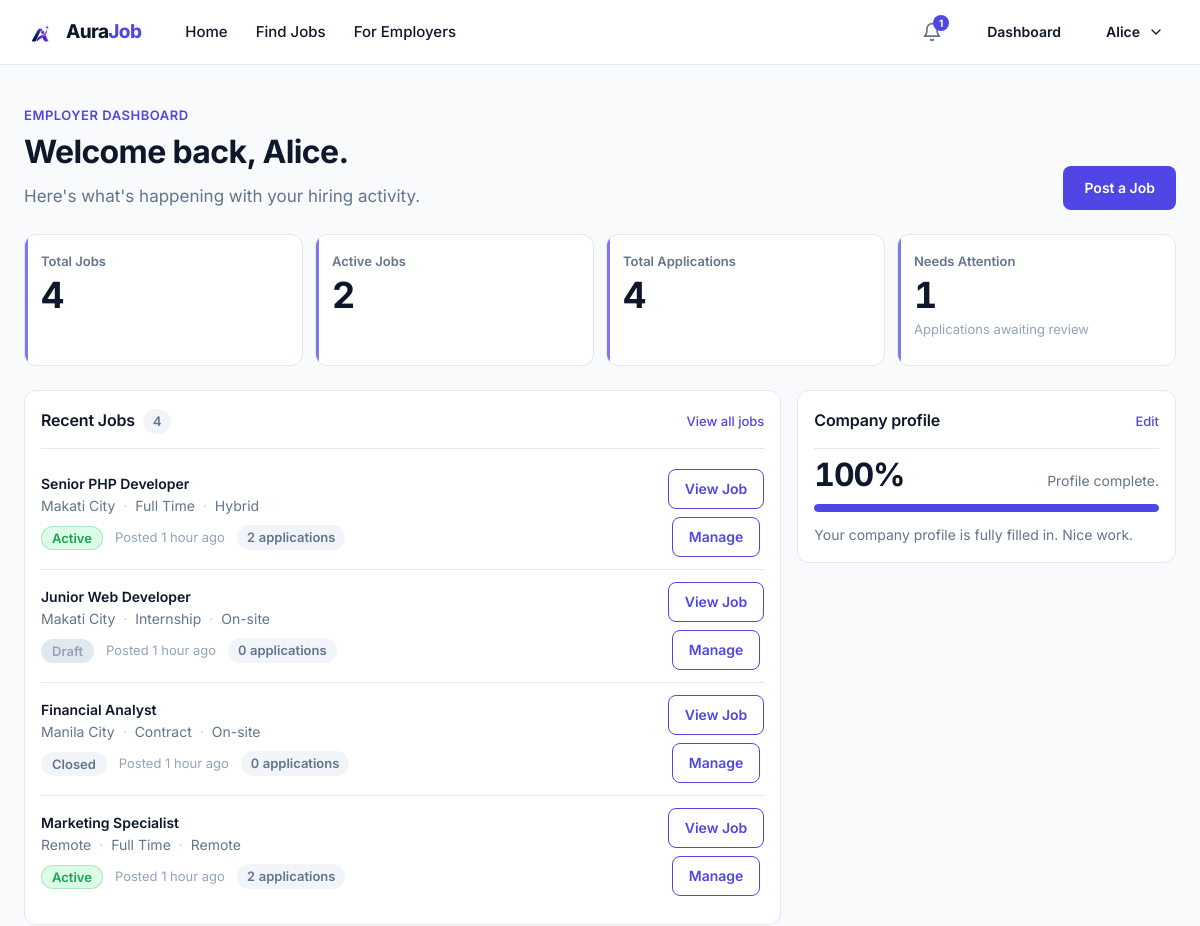
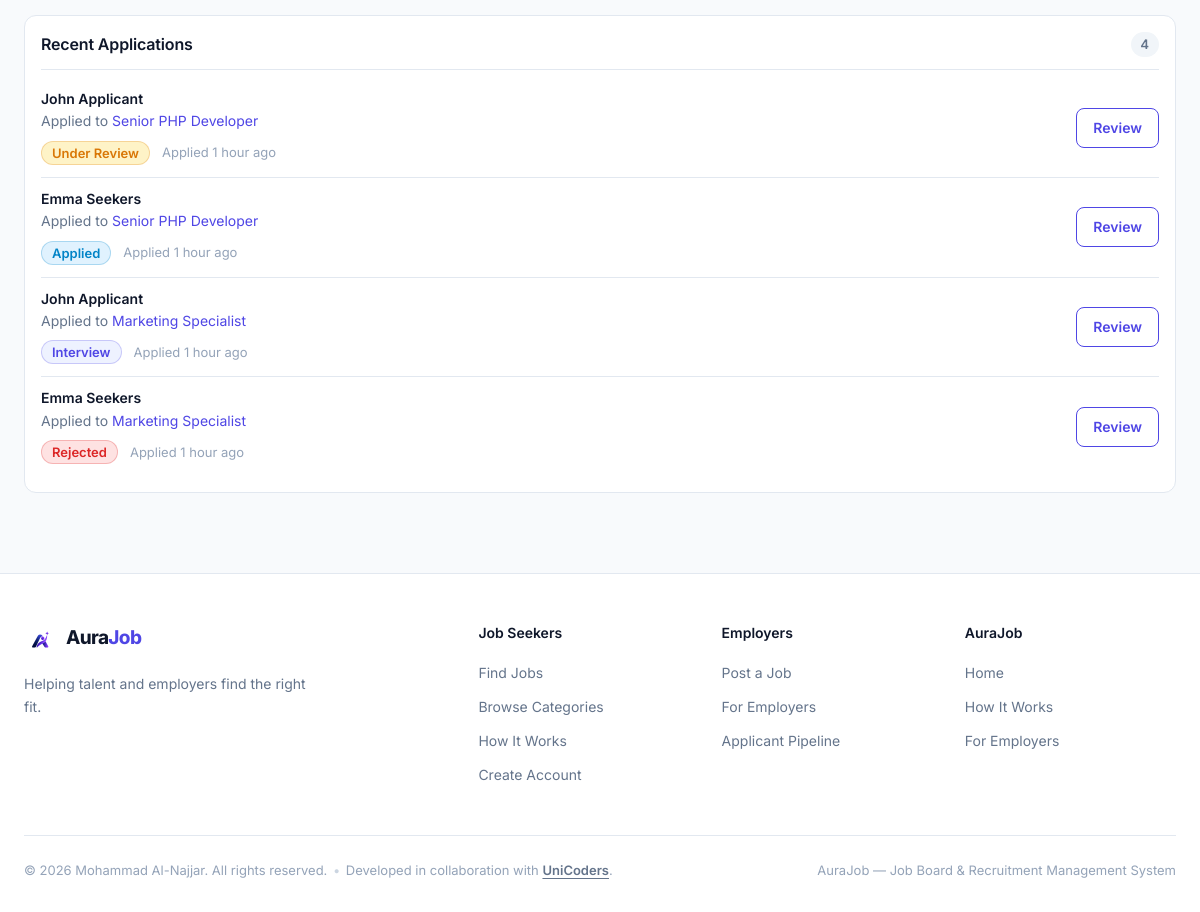
Screenshot of /employer/dashboard.php (signed in) with the database file from the repository (2 pictures, top to bottom).
### tables this page shows
CREATE TABLE jobs (
    id                    INT UNSIGNED  NOT NULL AUTO_INCREMENT,
    company_id            INT UNSIGNED  NOT NULL,
    employer_id           INT UNSIGNED  NOT NULL,
    category_id           INT UNSIGNED  NOT NULL,
    title                 VARCHAR(150)  NOT NULL,
    description           TEXT          NOT NULL,
    requirements          TEXT          NULL,
    location              VARCHAR(150)  NOT NULL,
    salary_min            DECIMAL(12,2) NULL,
    salary_max            DECIMAL(12,2) NULL,
    employment_type       ENUM('full_time','part_time','contract','internship','freelance') NOT NULL,
    work_mode             ENUM('onsite','remote','hybrid') NOT NULL DEFAULT 'onsite',
    experience_level      ENUM('entry','junior','mid','senior','lead') NOT NULL DEFAULT 'entry',
    application_deadline  DATE          NULL,
    status                ENUM('active','closed','draft') NOT NULL DEFAULT 'active',
    created_at            TIMESTAMP     NOT NULL DEFAULT CURRENT_TIMESTAMP,
    updated_at            TIMESTAMP     NOT NULL DEFAULT CURRENT_TIMESTAMP ON UPDATE CURRENT_TIMESTAMP,
    PRIMARY KEY (id),
    KEY idx_jobs_status (status),
    KEY idx_jobs_category (category_id),
    KEY idx_jobs_location (location),
    KEY idx_jobs_company (company_id),
    KEY idx_jobs_employer (employer_id),
    KEY idx_jobs_created (created_at),
    CONSTRAINT fk_jobs_company
        FOREIGN KEY (company_id) REFERENCES companies (id)
        ON DELETE CASCADE,
    CONSTRAINT fk_jobs_employer
        FOREIGN KEY (employer_id) REFERENCES users (id)
        ON DELETE CASCADE,
    CONSTRAINT fk_jobs_category
        FOREIGN KEY (category_id) REFERENCES categories (id)
        ON DELETE RESTRICT
);

CREATE TABLE applications (
    id           INT UNSIGNED  NOT NULL AUTO_INCREMENT,
    applicant_id INT UNSIGNED  NOT NULL,
    job_id       INT UNSIGNED  NOT NULL,
    status       ENUM('applied','under_review','interview','accepted','rejected') NOT NULL DEFAULT 'applied',
    cover_letter TEXT          NULL,
    applied_at   TIMESTAMP     NOT NULL DEFAULT CURRENT_TIMESTAMP,
    updated_at   TIMESTAMP     NOT NULL DEFAULT CURRENT_TIMESTAMP ON UPDATE CURRENT_TIMESTAMP,
    PRIMARY KEY (id),
    UNIQUE KEY uq_applications_applicant_job (applicant_id, job_id),
    KEY idx_applications_applicant (applicant_id),
    KEY idx_applications_job (job_id),
    KEY idx_applications_status (status),
    CONSTRAINT fk_applications_applicant
        FOREIGN KEY (applicant_id) REFERENCES users (id)
        ON DELETE CASCADE,
    CONSTRAINT fk_applications_job
        FOREIGN KEY (job_id) REFERENCES jobs (id)
        ON DELETE CASCADE
);

CREATE TABLE users (
    id             INT UNSIGNED     NOT NULL AUTO_INCREMENT,
    name           VARCHAR(100)     NOT NULL,
    email          VARCHAR(190)     NOT NULL,
    password_hash  VARCHAR(255)     NOT NULL,
    role           ENUM('applicant','employer') NOT NULL DEFAULT 'applicant',
    status         ENUM('active','inactive','banned') NOT NULL DEFAULT 'active',
    created_at     TIMESTAMP        NOT NULL DEFAULT CURRENT_TIMESTAMP,
    updated_at     TIMESTAMP        NOT NULL DEFAULT CURRENT_TIMESTAMP ON UPDATE CURRENT_TIMESTAMP,
    PRIMARY KEY (id),
    UNIQUE KEY uq_users_email (email)
);

### public/employer/dashboard.php (the view, shortened to what the rows shown need)
<?php
require dirname(__DIR__, 2) . '/app/Core/auth.php';
require dirname(__DIR__, 2) . '/app/Support/html.php';
$user = hirepeak_require_role('employer');
$uid = (int) $user['id'];
$firstName = trim((string) ($user['name'] ?? ''));
$firstName = $firstName !== '' ? explode(' ', $firstName)[0] : '';
$recentJobs = [];
$recentApplications = [];
$loadError = null;
$hasJobs = false;
try {
    $db = hirepeak_db();
    $stmt = $db->prepare(
        'SELECT j.id, j.title, j.status, j.location, j.employment_type,
                j.work_mode, j.created_at,
                COUNT(a.id) AS applications
         FROM jobs j
         LEFT JOIN applications a ON a.job_id = j.id
         WHERE j.employer_id = ?
         GROUP BY j.id, j.title, j.status, j.location, j.employment_type,
                  j.work_mode, j.created_at
         ORDER BY j.created_at DESC
         LIMIT 5'
    );
    $stmt->bind_param('i', $uid);
    $stmt->execute();
    $recentJobs = $stmt->get_result()->fetch_all(MYSQLI_ASSOC);
    $hasJobs = $recentJobs !== [];
    $stmt = $db->prepare(
        'SELECT a.id AS application_id, a.status, a.applied_at,
                u.name AS applicant_name,
                j.id AS job_id, j.title AS job_title
         FROM applications a
         INNER JOIN jobs j ON j.id = a.job_id
         INNER JOIN users u ON u.id = a.applicant_id
         WHERE j.employer_id = ?
         ORDER BY a.applied_at DESC
         LIMIT 5'
    );
    $stmt->bind_param('i', $uid);
    $stmt->execute();
    $recentApplications = $stmt->get_result()->fetch_all(MYSQLI_ASSOC);
} catch (Throwable $e) {
    error_log('[hirepeak] employer dashboard load failed: ' . $e->getMessage());
    $loadError = true;
}
?>
<!DOCTYPE html>
<html lang="en">
<head>
  <link rel="stylesheet" href="/assets/css/style.css">
</head>
<body>
  <?php require dirname(__DIR__, 2) . '/app/Views/header.php'; ?>
  <main id="main" class="dash-main employer-dashboard">
    <div class="container">
      <?php if ($loadError): ?>
        <section class="dash-alert" role="alert" aria-labelledby="dash-error-title">
          <h1 id="dash-error-title">Something went wrong on our side.</h1>
          <p>We couldn't load your dashboard right now. Please try again in a moment.</p>
          <a class="btn btn--primary" href="<?php echo hirepeak_url('employer/dashboard.php'); ?>">Try again</a>
        </section>
      <?php else: ?>
        <header class="dash-head">
          <div>
            <h1 class="dash-title">Welcome back, <?php echo hirepeak_esc($firstName); ?>.</h1>
          </div>
        </header>
        <div class="dash-grid">
          <section class="dash-panel" aria-labelledby="jobs-title">
            <div class="panel-head">
              <div class="panel-head__title-group">
                <h2 class="panel-head__title" id="jobs-title">Recent Jobs</h2>
              </div>
            </div>
            <?php if (!$hasJobs): ?>
              <div class="empty-state">
                <div class="empty-state__icon" aria-hidden="true">
                  <svg width="32" height="32" viewBox="0 0 24 24" fill="none" stroke="currentColor" stroke-width="1.75" stroke-linecap="round" stroke-linejoin="round">
                    <rect x="3" y="7" width="18" height="14" rx="2"/>
                    <path d="M8 7V5a2 2 0 0 1 2-2h4a2 2 0 0 1 2 2v2"/>
                    <path d="M3 12h18"/>
                  </svg>
                </div>
                <h3 class="empty-state__title">No jobs posted yet.</h3>
                <p class="empty-state__text">Here's how to start hiring on AuraJob:</p>
                <ol class="empty-steps">
                  <li>
                    <?php if ($company === null): ?>
                      <a href="<?php echo hirepeak_url('employer/company-profile.php'); ?>">Complete your company profile</a> to get started.
                    <?php else: ?>
                      Your company profile is set up.
                    <?php endif; ?>
                  </li>
                  <li>Post your first job and put it in front of candidates.</li>
                  <li>Review applicants — they'll appear here once your jobs go live.</li>
                </ol>
                <?php if ($company === null): ?>
                  <a class="btn btn--primary" href="<?php echo hirepeak_url('employer/company-profile.php'); ?>">Complete Company Profile</a>
                <?php endif; ?>
              </div>
            <?php else: ?>
              <ul class="app-list">
                <?php foreach ($recentJobs as $job): ?>
                  <li class="app-row">
                    <div class="app-row__main">
                      <h3 class="app-row__title">
                        <a href="<?php echo hirepeak_url('job-details.php?id=' . (int) $job['id']); ?>"><?php echo hirepeak_esc((string) $job['title']); ?></a>
                      </h3>
                      <p class="app-row__company">
                        <?php echo hirepeak_esc((string) $job['location']); ?>
                        <span class="job-card__dot" aria-hidden="true">&middot;</span>
                        <?php echo hirepeak_esc(hirepeak_employment_type_label((string) $job['employment_type'])); ?>
                        <span class="job-card__dot" aria-hidden="true">&middot;</span>
                        <?php echo hirepeak_esc(hirepeak_work_mode_label((string) $job['work_mode'])); ?>
                      </p>
                      <p class="app-row__meta">
                        <?php echo hirepeak_job_status_badge((string) $job['status']); ?>
                        <span class="app-row__date">Posted <?php echo hirepeak_esc(hirepeak_relative_time((string) $job['created_at'])); ?></span>
                        <span class="app-row__count"><?php echo (int) $job['applications'] === 1 ? '1 application' : (int) $job['applications'] . ' applications'; ?></span>
                      </p>
                    </div>
                    <div class="app-row__actions">
                      <a class="btn btn--outline btn--sm app-row__action" href="<?php echo hirepeak_url('job-details.php?id=' . (int) $job['id']); ?>">View Job</a>
                      <a class="btn btn--outline btn--sm app-row__action" href="<?php echo hirepeak_url('employer/edit-job.php?id=' . (int) $job['id']); ?>">Manage</a>
                    </div>
                  </li>
                <?php endforeach; ?>
              </ul>
            <?php endif; ?>
          </section>
          <aside class="dash-panel" aria-labelledby="company-title">
            <div class="panel-head">
              <h2 class="panel-head__title" id="company-title">Company profile</h2>
            </div>
          </aside>
        </div>
        <section class="dash-panel dash-panel--full" aria-labelledby="applications-title">
          <div class="panel-head">
            <h2 class="panel-head__title" id="applications-title">Recent Applications</h2>
          </div>
          <?php if ($recentApplications === []): ?>
            <div class="empty-state">
              <div class="empty-state__icon" aria-hidden="true">
                <svg width="32" height="32" viewBox="0 0 24 24" fill="none" stroke="currentColor" stroke-width="1.75" stroke-linecap="round" stroke-linejoin="round">
                  <rect x="3" y="4" width="18" height="16" rx="2"/>
                  <path d="M3 9h18"/>
                  <path d="m9 17 2 2 4-4"/>
                </svg>
              </div>
              <h3 class="empty-state__title">No applications yet.</h3>
              <p class="empty-state__text">When candidates apply to your jobs, they'll show up here for review.</p>
            </div>
          <?php else: ?>
            <ul class="app-list">
              <?php foreach ($recentApplications as $app): ?>
                <li class="app-row">
                  <div class="app-row__main">
                    <h3 class="app-row__title"><?php echo hirepeak_esc((string) $app['applicant_name']); ?></h3>
                    <p class="app-row__company">
                      Applied to <a class="job-inline-link" href="<?php echo hirepeak_url('job-details.php?id=' . (int) $app['job_id']); ?>"><?php echo hirepeak_esc((string) $app['job_title']); ?></a>
                    </p>
                    <p class="app-row__meta">
                      <?php echo hirepeak_application_status_badge((string) $app['status']); ?>
                      <span class="app-row__date">Applied <?php echo hirepeak_esc(hirepeak_relative_time((string) $app['applied_at'])); ?></span>
                    </p>
                  </div>
                  <div class="app-row__actions">
                    <a class="btn btn--outline btn--sm app-row__action" href="<?php echo hirepeak_url('employer/application.php?id=' . (int) $app['application_id']); ?>">Review</a>
                  </div>
                </li>
              <?php endforeach; ?>
            </ul>
          <?php endif; ?>
        </section>
      <?php endif; ?>
    </div>
  </main>
</body>
</html>

### app/Support/html.php (shortened to what the rows shown need)
<?php
require_once __DIR__ . '/../Core/auth.php';
function hirepeak_url(string $path): string
{
    $path = ltrim($path, '/');
    return $path === '' ? '/' : '/' . $path;
}
function hirepeak_esc(?string $value): string
{
    return htmlspecialchars((string) $value, ENT_QUOTES, 'UTF-8');
}
function hirepeak_application_statuses(): array
{
    return [
        'applied'      => 'Applied',
        'under_review' => 'Under Review',
        'interview'    => 'Interview',
        'accepted'     => 'Accepted',
        'rejected'     => 'Rejected',
    ];
}
function hirepeak_application_status_label(string $status): string
{
    $map = hirepeak_application_statuses();
    return $map[$status] ?? $status;
}
function hirepeak_application_status_class(string $status): string
{
    return match ($status) {
        'applied'      => 'status-badge--applied',
        'under_review' => 'status-badge--review',
        'interview'    => 'status-badge--interview',
        'accepted'     => 'status-badge--accepted',
        'rejected'     => 'status-badge--rejected',
        default        => 'status-badge--neutral',
    };
}
function hirepeak_application_status_badge(string $status): string
{
    $label = hirepeak_esc(hirepeak_application_status_label($status));
    $class = hirepeak_application_status_class($status);
    return '<span class="status-badge ' . $class . '">' . $label . '</span>';
}
function hirepeak_job_status_class(string $status): string
{
    return match ($status) {
        'active' => 'status-badge--active',
        'closed' => 'status-badge--closed',
        'draft'  => 'status-badge--draft',
        default  => 'status-badge--neutral',
    };
}
function hirepeak_job_status_label(string $status): string
{
    return match ($status) {
        'active' => 'Active',
        'closed' => 'Closed',
        'draft'  => 'Draft',
        default  => ucfirst($status),
    };
}
function hirepeak_job_status_badge(string $status): string
{
    $label = hirepeak_esc(hirepeak_job_status_label($status));
    $class = hirepeak_job_status_class($status);
    return '<span class="status-badge ' . $class . '">' . $label . '</span>';
}
    ?><!DOCTYPE html>
</html><?php
function hirepeak_employment_type_label(string $type): string
{
    return match ($type) {
        'full_time'  => 'Full Time',
        'part_time'  => 'Part Time',
        'contract'   => 'Contract',
        'internship' => 'Internship',
        'freelance'  => 'Freelance',
        default      => $type,
    };
}
function hirepeak_work_mode_label(string $mode): string
{
    return match ($mode) {
        'onsite' => 'On-site',
        'remote' => 'Remote',
        'hybrid' => 'Hybrid',
        default  => $mode,
    };
}
function hirepeak_relative_time(?string $timestamp): string
{
    $time = strtotime($timestamp);
    $diff = time() - $time;
    if ($diff < 86400) {
        $h = (int) floor($diff / 3600);
        return $h === 1 ? '1 hour ago' : $h . ' hours ago';
    }
    return date('M j, Y', $time);
}

### rows the page displays
jobs: title "Senior PHP Developer", location "Makati City", employment_type "Full Time", work_mode "Hybrid", status "Active", created_at "1 hour ago", applications "2"
jobs: title "Junior Web Developer", location "Makati City", employment_type "Internship", work_mode "On-site", status "Draft", created_at "1 hour ago", applications "0"
jobs: title "Financial Analyst", location "Manila City", employment_type "Contract", work_mode "On-site", status "Closed", created_at "1 hour ago", applications "0"
jobs: title "Marketing Specialist", location "Remote", employment_type "Full Time", work_mode "Remote", status "Active", created_at "1 hour ago", applications "2"
applications: applicant.name "John Applicant", job.title "Senior PHP Developer", status "Under Review", applied_at "1 hour ago"
applications: applicant.name "Emma Seekers", job.title "Senior PHP Developer", status "Applied", applied_at "1 hour ago"
applications: applicant.name "John Applicant", job.title "Marketing Specialist", status "Interview", applied_at "1 hour ago"
applications: applicant.name "Emma Seekers", job.title "Marketing Specialist", status "Rejected", applied_at "1 hour ago"

### other values shown
hirepeak_esc($hpItem['label']) "Home"
hirepeak_esc($hpItem['label']) "Find Jobs"
hirepeak_esc($hpItem['label']) "For Employers"
$hpUnread "1"
hirepeak_esc($hpFirstName) "Alice"
hirepeak_esc($firstName) "Alice"
$kpis['totalJobs'] "4"
$kpis['activeJobs'] "2"
$kpis['totalApps'] "4"
$kpis['needsAttention'] "1"
count($recentJobs) "4"
$companyPercent "100"
count($recentApplications) "4"
